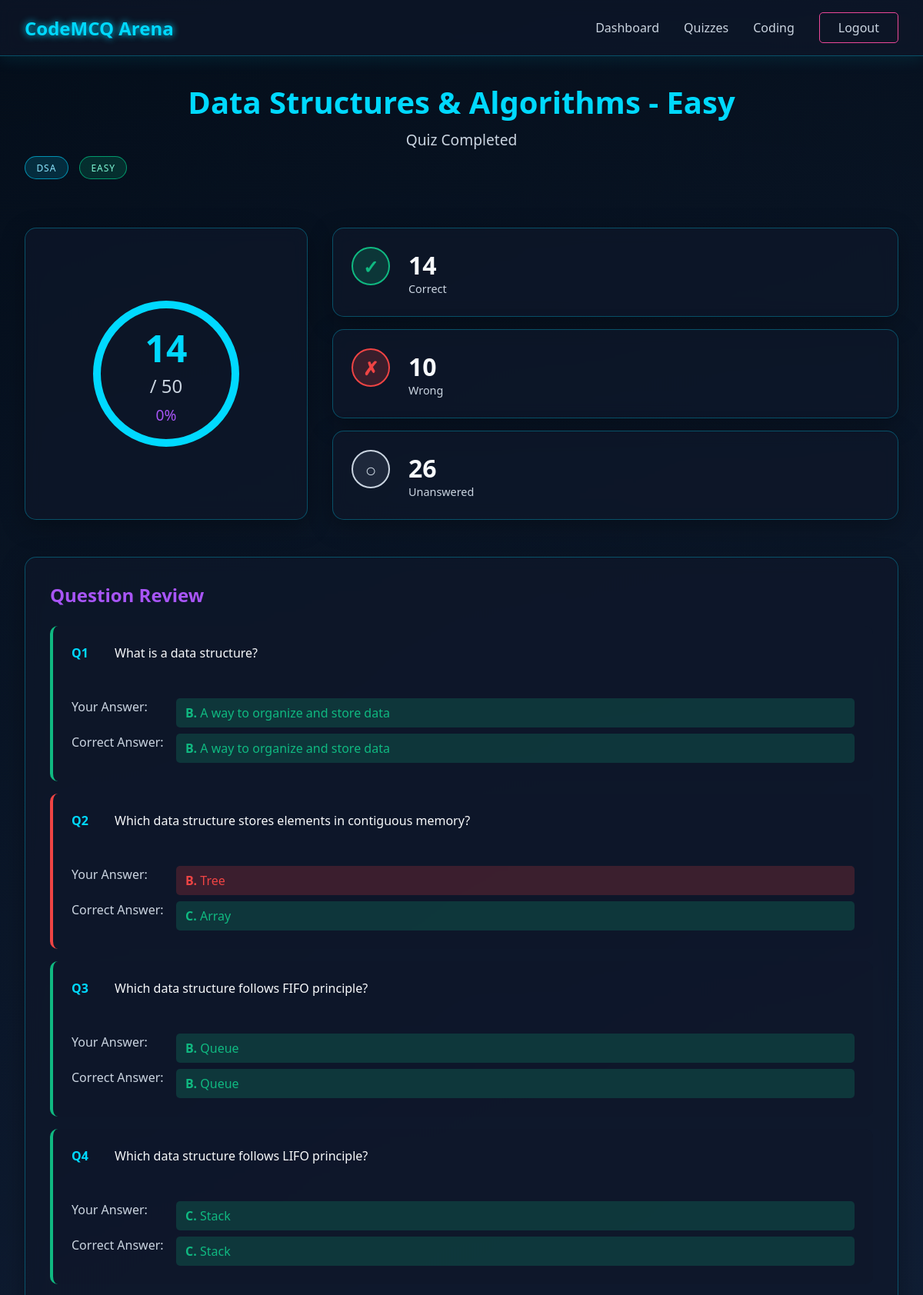
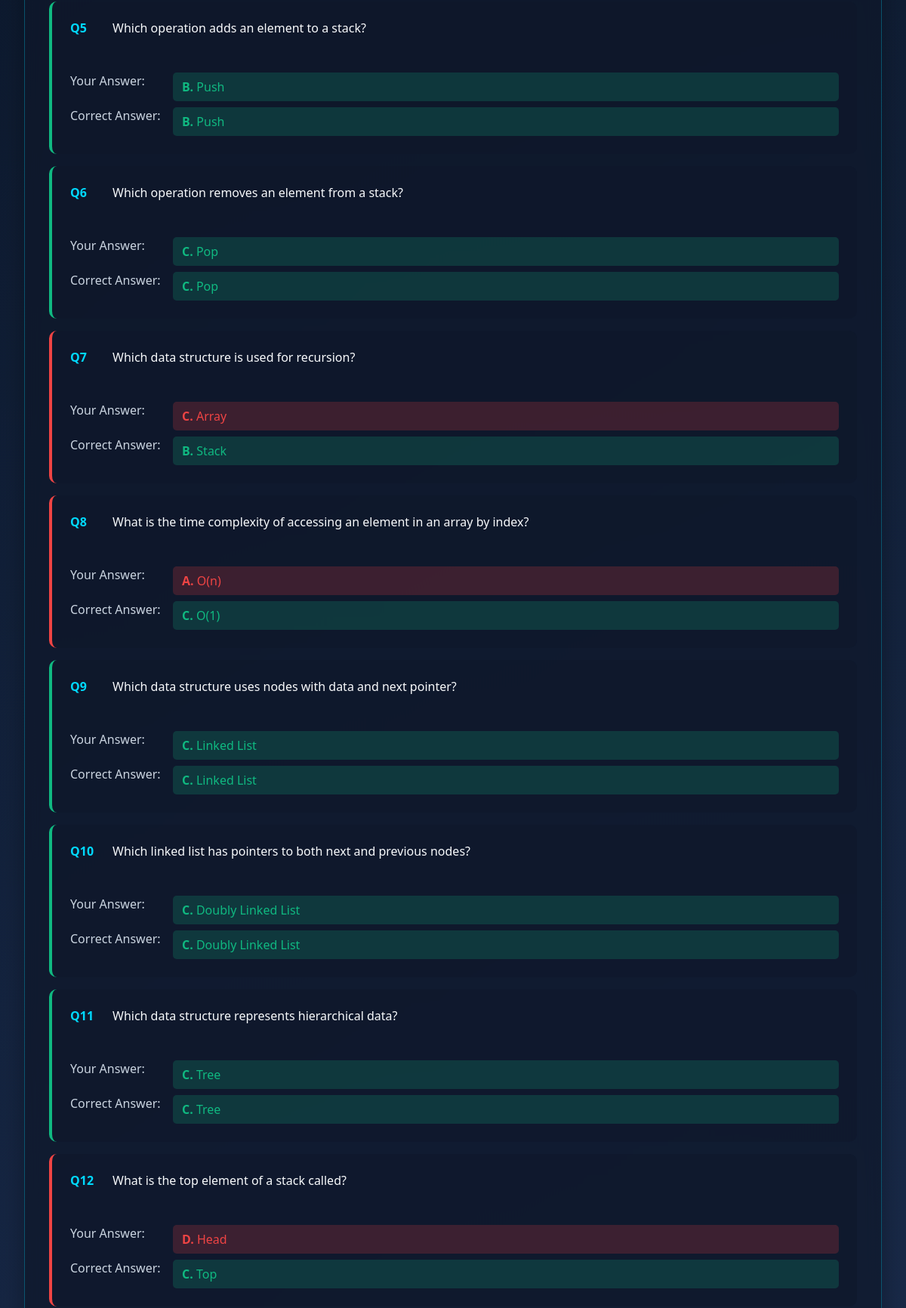
Page /result/33 (signed in, upper part) on the committed database (2 pictures, top to bottom).
### tables this page shows
CREATE TABLE attempts (
        id INTEGER PRIMARY KEY AUTOINCREMENT,
        user_id INTEGER NOT NULL,
        quiz_id TEXT NOT NULL,
        score INTEGER DEFAULT 0,
        started_at TIMESTAMP DEFAULT CURRENT_TIMESTAMP,
        completed_at TIMESTAMP,
        total_correct INTEGER DEFAULT 0,
        total_wrong INTEGER DEFAULT 0,
        total_unanswered INTEGER DEFAULT 0,
        FOREIGN KEY (user_id) REFERENCES users (id)
    );

### app.py (the view)
    def decorated_function(*args, **kwargs):
        if 'user_id' not in session:
            flash('Please login to access this page.', 'error')
            return redirect(url_for('login'))
        return f(*args, **kwargs)

### app.py (called while the page is built)
@app.context_processor
def inject_language_labels():
    return {
        'language_labels': LANGUAGE_LABELS,
        'get_language_label': get_language_label
    }

def get_db():
    conn = sqlite3.connect(app.config['DATABASE'])
    conn.row_factory = sqlite3.Row
    return conn

def require_login(f):
    def decorated_function(*args, **kwargs):
        if 'user_id' not in session:
            flash('Please login to access this page.', 'error')
            return redirect(url_for('login'))
        return f(*args, **kwargs)
    decorated_function.__name__ = f.__name__
    return decorated_function

### data_loader.py (called while the page is built, shortened)
def normalise(value: str) -> str:
    return value.strip().lower()

def get_language_label(language: Optional[str]) -> str:
    if not language:
        return ''
    key = normalise(language)
    return LANGUAGE_LABELS.get(key, key.replace('_', ' ').title())

def get_mcq_file_path(language: str, level: str) -> str:
    lang = normalise(language)
    lvl = normalise(level)
    return os.path.join(MCQ_DIR, lang, f'{lvl}.json')

def _load_json_file(path: str) -> Optional[Dict]:
    try:
        with open(path, 'r', encoding='utf-8') as f:
            return json.load(f)
    except (FileNotFoundError, json.JSONDecodeError):
        return None

def load_quiz(language: str, level: str) -> Optional[Dict]:
    file_path = get_mcq_file_path(language, level)
    return _load_json_file(file_path)

def get_quiz_by_id(quiz_id: str) -> Optional[Dict]:
    if not quiz_id or '_' not in quiz_id:
        return None
    language, level = quiz_id.rsplit('_', 1)
    language = normalise(language)
    level = normalise(level)
    quiz = load_quiz(language, level)
    if quiz:
        return quiz

### templates/result.html (shortened to what this page needs)
{% extends "base.html" %}
{% block content %}
<div class="result-container">
    <div class="result-header">
        <h1>{{ quiz.title }}</h1>
        <p class="result-subtitle">Quiz Completed</p>
        <div class="result-tags">
            <span class="language-tag">{{ get_language_label(quiz.language) }}</span>
            <span class="level-chip level-{{ quiz.level }}">{{ quiz.level.title() }}</span>
        </div>
    </div>
    <div class="result-stats">
        <div class="score-circle glass-card">
            <div class="score-ring">
                <svg class="progress-ring" width="200" height="200">
                    <circle class="progress-ring-circle" cx="100" cy="100" r="90" />
                </svg>
                <div class="score-content">
                    <div class="score-value" id="score-value">{{ attempt.score }}</div>
                    <div class="score-total">/ {{ quiz.questions|length }}</div>
                    <div class="score-percentage" id="score-percentage">0%</div>
                </div>
            </div>
        </div>
        <div class="stats-breakdown">
            <div class="stat-item glass-card">
                <div class="stat-icon correct">✓</div>
                <div class="stat-details">
                    <div class="stat-number">{{ attempt.total_correct }}</div>
                    <div class="stat-label">Correct</div>
                </div>
            </div>
            <div class="stat-item glass-card">
                <div class="stat-icon wrong">✗</div>
                <div class="stat-details">
                    <div class="stat-number">{{ attempt.total_wrong }}</div>
                    <div class="stat-label">Wrong</div>
                </div>
            </div>
            <div class="stat-item glass-card">
                <div class="stat-icon unanswered">○</div>
                <div class="stat-details">
                    <div class="stat-number">{{ attempt.total_unanswered }}</div>
                    <div class="stat-label">Unanswered</div>
                </div>
            </div>
        </div>
    </div>
    <div class="results-table-container glass-card">
        <h2 class="table-title">Question Review</h2>
        <div class="results-table">
            {% for result in results %}
            <div class="result-row {% if result.is_correct %}correct-row{% else %}wrong-row{% endif %}">
                <div class="result-question">
                    <div class="question-number">Q{{ loop.index }}</div>
                    <div class="question-text">{{ result.question.question_text }}</div>
                </div>
                <div class="result-answers">
                    <div class="answer-item">
                        <span class="answer-label">Your Answer:</span>
                        <span class="answer-value {% if result.selected_option_id == result.correct_option_id %}correct{% else %}wrong{% endif %}">
                            {% if result.selected_option_text %}
                                <strong>{{ result.selected_option_id|upper }}.</strong> {{ result.selected_option_text }}
                            {% else %}
                                Not answered
                            {% endif %}
                        </span>
                    </div>
                    <div class="answer-item">
                        <span class="answer-label">Correct Answer:</span>
                        <span class="answer-value correct"><strong>{{ result.correct_option_id|upper }}.</strong> {{ result.correct_option_text }}</span>
                    </div>
                </div>
            </div>
            {% endfor %}
        </div>
    </div>
</div>
{% endblock %}

### rows in the picture
attempts: score "14", total_correct "14", total_wrong "10", total_unanswered "26"

### other values in the picture
{{ quiz.title }} "Data Structures & Algorithms - Easy"
{{ get_language_label(quiz.language) }} "DSA"
{{ quiz.level.title() }} "EASY"
{{ quiz.questions|length }} "50"
{{ result.question.question_text }} "What is a data structure?" "Which data structure stores elements in contiguous memory?" "Which data structure follows FIFO principle?" "Which data structure follows LIFO principle?" "Which operation adds an element to a stack?" "Which operation removes an element from a stack?" "Which data structure is used for recursion?" "What is the time complexity of accessing an element in an array by index?" "Which data structure uses nodes with data and next pointer?" "Which linked list has pointers to both next and previous nodes?" "Which data structure represents hierarchical data?" "What is the top element of a stack called?"
{{ result.selected_option_id|upper }} "B" "B" "B" "C" "B" "C" "C" "A" "C" "C" "C" "D"
{{ result.selected_option_text }} "A way to organize and store data" "Tree" "Queue" "Stack" "Push" "Pop" "Array" "O(n)" "Linked List" "Doubly Linked List" "Tree" "Head"
{{ result.correct_option_id|upper }} "B" "C" "B" "C" "B" "C" "B" "C" "C" "C" "C" "C"
{{ result.correct_option_text }} "A way to organize and store data" "Array" "Queue" "Stack" "Push" "Pop" "Stack" "O(1)" "Linked List" "Doubly Linked List" "Tree" "Top"
